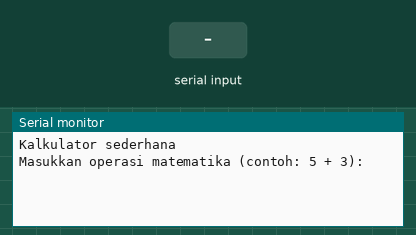
Simulated run of this sketch. Board: Arduino Uno, built with avr-gcc and run on an emulated ATmega328P. Parts: the last lines printed to the serial monitor. The test bench sets the inputs (shaded band).

Above: at 1.2 s.
1.3 s: "+\n" received over Serial
At 2.4 s:
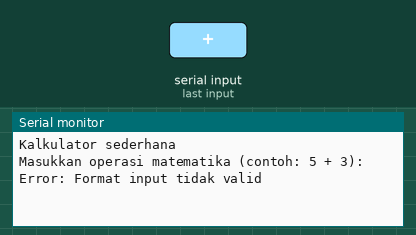
2.8 s: "1 90 45\n" received over Serial
At 3.7 s:
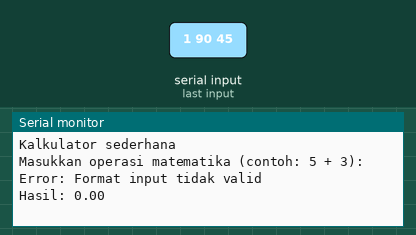

Measured:
- after the input at 1.3 s, the serial monitor: prints a new line at once (image 1)
- after the input at 2.8 s, the serial monitor: prints a new line at once (image 2)

The sketch:

Prak_MCU_3_KalkulatorSederhana_FIX.ino
```cpp
float operand1, operand2, result;
char operatorChar;

void setup() {
  Serial.begin(9600);
  Serial.println("Kalkulator sederhana");
  Serial.println("Masukkan operasi matematika (contoh: 5 + 3): ");
}

void loop() {
  if (Serial.available() > 0) {
    String inputString = Serial.readStringUntil('\n');

    int spaceIndex = inputString.indexOf(' ');
    if (spaceIndex != -1) {
      operand1 = inputString.substring(0, spaceIndex).toFloat();
      inputString = inputString.substring(spaceIndex + 1);

      spaceIndex = inputString.indexOf(' ');
      if (spaceIndex != -1) {
        operatorChar = inputString.charAt(spaceIndex - 1);
        operand2 = inputString.substring(spaceIndex + 1).toFloat();

        switch (operatorChar) {
          case '+':
            result = operand1 + operand2;
            break;
          case '-':
            result = operand1 - operand2;
            break;
          case '*':
            result = operand1 * operand2;
            break;
          case '/':
            if (operand2 != 0) {
              result = operand1 / operand2;
            } else {
              Serial.println("Error: Pembagian oleh nol");
              result = 0;
            }
            break;  // Tambahkan break di sini
        }
        Serial.print("Hasil: ");
        Serial.println(result);
      } else {
        Serial.println("Error: Format input tidak valid");
      }
    } else {
      Serial.println("Error: Format input tidak valid");
    }
  }
}
```
